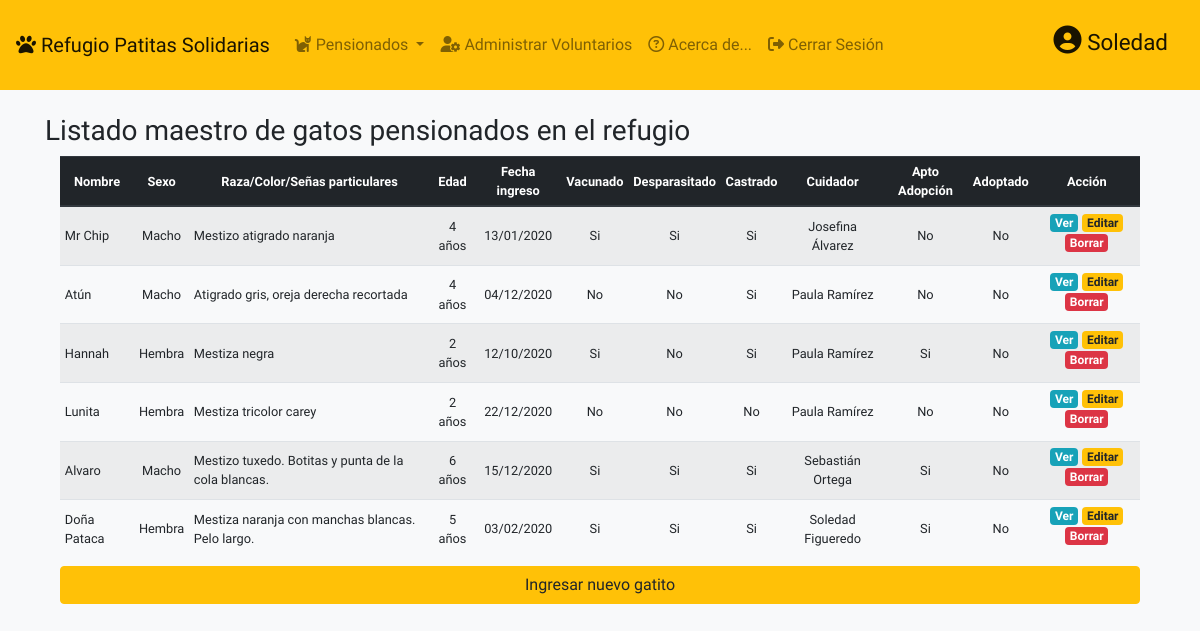
Page /db/index_db.php (signed in) on the committed database.
### tables this page shows
CREATE TABLE `gatos` (
  `id_gato` smallint(6) NOT NULL,
  `nom_gato` varchar(40) NOT NULL,
  `sexo` varchar(6) NOT NULL DEFAULT '',
  `raza_color` varchar(200) NOT NULL,
  `agno_nacim` smallint(4) NOT NULL,
  `fecha_ingreso` date NOT NULL,
  `historia` varchar(500) NOT NULL,
  `vacunado` tinyint(1) NOT NULL,
  `desparasitado` tinyint(1) NOT NULL,
  `castrado` tinyint(1) NOT NULL,
  `foto` varchar(200) DEFAULT '0.jpg',
  `mentor` int(11) NOT NULL,
  `apto_adopc` tinyint(1) NOT NULL,
  `adoptado` tinyint(1) NOT NULL
);

CREATE TABLE `usuarios` (
  `id` int(11) NOT NULL,
  `apellido` varchar(50) NOT NULL,
  `nombre` varchar(50) NOT NULL,
  `usuario` varchar(20) NOT NULL DEFAULT 'voluntario',
  `clave` varchar(255) NOT NULL DEFAULT 'voluntario',
  `celular` varchar(20) NOT NULL,
  `email` varchar(50) NOT NULL
);

### db/action.php (called while the page is built, shortened)
<?php
function es($arg)
{
    if ($arg == 1) {
        $retorno = 'Si';
    } else {
        $retorno = 'No';
    }
    return $retorno;
}
?>

### db/index_db.php (the view, shortened to what this page needs)
<?php
include_once("conexion.php");
include_once("header_admin.php");
include_once("action.php");
$query = "SELECT *, usuarios.id, usuarios.apellido, usuarios.nombre FROM gatos JOIN usuarios ON gatos.mentor = usuarios.id ORDER BY nombre;";
$row = mysqli_query($conexion, $query) or die("database error:" . mysqli_error($conexion));
?>
<div class="container mt-4" id="tabla-gatos">
    <h3>Listado maestro de gatos pensionados en el refugio</h3>
    <div class="col-md-6 float-right">
    </div>
    <div class="container ">
        <table id="tabla-gatos-m" class="table table-sm table-striped small mt-1 table-responsive  ">
            <thead class="thead-dark text-center">
                <tr>
                    <th class="align-middle">Nombre</th>
                    <th class="align-middle">Sexo</th>
                    <th class="align-middle">Raza/Color/Señas particulares</th>
                    <th class="align-middle">Edad</th>
                    <th class="align-middle">Fecha ingreso</th>
                    <th class="align-middle">Vacunado</th>
                    <th class="align-middle">Desparasitado</th>
                    <th class="align-middle">Castrado</th>
                    <th class="align-middle">Cuidador</th>
                    <th class="align-middle">Apto Adopción</th>
                    <th class="align-middle">Adoptado</th>
                    <th class="align-middle">Acción</th>
                </tr>
            </thead>
            <tbody>
                <?php while ($gato = mysqli_fetch_assoc($row)) { ?>
                    <tr id="<?php echo $gato['id_gato']; ?>">
                        <td class="align-middle"><?php echo html_entity_decode($gato['nom_gato']); ?></td>
                        <td class="text-center align-middle"><?php echo $gato['sexo']; ?></td>
                        <td class="align-middle"><?php echo html_entity_decode($gato['raza_color']); ?></td>
                        <td class="text-center align-middle"><?php echo (date("Y") - $gato['agno_nacim']) . ' años'; ?></td>
                        <td class="text-center align-middle"><?php echo date("d/m/Y", strtotime($gato['fecha_ingreso'])); ?></td>
                        <td class="text-center align-middle"><?php echo es($gato['vacunado']); ?></td>
                        <td class="text-center align-middle"><?php echo es($gato['desparasitado']); ?></td>
                        <td class="text-center align-middle"><?php echo es($gato['castrado']); ?></td>
                        <td class="text-center align-middle"><?php echo html_entity_decode($gato['nombre'] . ' ' . $gato['apellido']); ?></td>
                        <td class="text-center align-middle"><?php echo es($gato['apto_adopc']); ?></td>
                        <td class="text-center align-middle"><?php echo es($gato['adoptado']); ?></td>
                        <td class="text-center align-middle">
                            <h6>
                                <a href="../db/view_gato.php?id=<?php echo $gato['id_gato']; ?>" class="badge badge-info">Ver</a>
                                <a href="../db/edit_gato.php?id=<?php echo $gato['id_gato']; ?>" class="badge badge-warning">Editar</a>
                                <a href="#modal2" data-toggle="modal" class="badge badge-danger" onclick="mandaValor(<?php echo $gato['id_gato']; ?>)">Borrar</a>
                            </h6>
                        </td>
                    </tr>
                <?php }  ?>
            </tbody>
        </table>
        <a class="btn btn-block btn-warning mt-2" href="ingreso_gato.php">Ingresar nuevo gatito</a>
    </div>
</div>
<?php include_once("footer_admin.php"); ?>

### styles/admin.css (style rules this page uses)
body { font-family: 'Roboto Condensed', sans-serif; }
#tabla-gatos-m { margin: 0 auto; }

### rows in the picture
gatos: nom_gato "Mr Chip", sexo "Macho", raza_color "Mestizo atigrado naranja", fecha_ingreso "13/01/2020", vacunado "Si", desparasitado "Si", castrado "Si", mentor.apellido "Josefina Álvarez", apto_adopc "No", adoptado "No"
gatos: nom_gato "Atún", sexo "Macho", raza_color "Atigrado gris, oreja derecha recortada", fecha_ingreso "04/12/2020", vacunado "No", desparasitado "No", castrado "Si", mentor.apellido "Paula Ramírez", apto_adopc "No", adoptado "No"
gatos: nom_gato "Hannah", sexo "Hembra", raza_color "Mestiza negra", fecha_ingreso "12/10/2020", vacunado "Si", desparasitado "No", castrado "Si", mentor.apellido "Paula Ramírez", apto_adopc "Si", adoptado "No"
gatos: nom_gato "Lunita", sexo "Hembra", raza_color "Mestiza tricolor carey", fecha_ingreso "22/12/2020", vacunado "No", desparasitado "No", castrado "No", mentor.apellido "Paula Ramírez", apto_adopc "No", adoptado "No"
gatos: nom_gato "Alvaro", sexo "Macho", raza_color "Mestizo tuxedo. Botitas y punta de la cola blancas.", fecha_ingreso "15/12/2020", vacunado "Si", desparasitado "Si", castrado "Si", mentor.apellido "Sebastián Ortega", apto_adopc "Si", adoptado "No"
gatos: nom_gato "Doña Pataca", sexo "Hembra", raza_color "Mestiza naranja con manchas blancas. Pelo largo.", fecha_ingreso "03/02/2020", vacunado "Si", desparasitado "Si", castrado "Si", mentor.apellido "Soledad Figueredo", apto_adopc "Si", adoptado "No"

### other values in the picture
html_entity_decode($_SESSION['username']) "Soledad"
